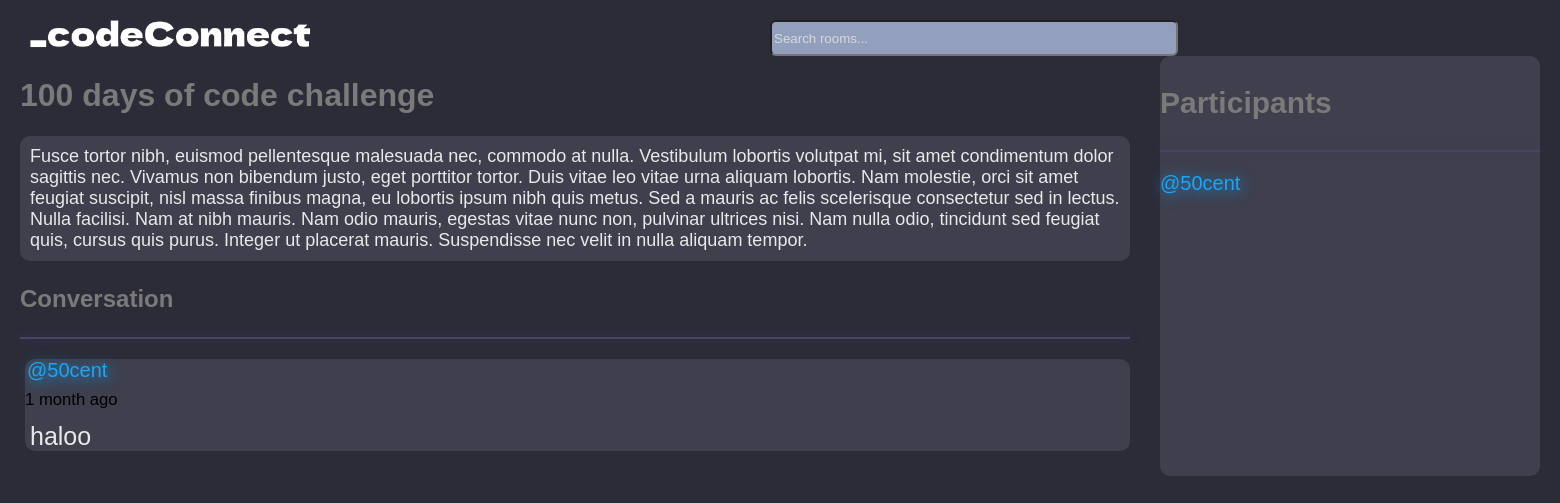
Page /room/2/ on the committed database.
### base/models.py (models this page shows, shortened)
class Room(models.Model):
    host = models.ForeignKey(User, on_delete=models.SET_NULL, null=True)
    topic = models.ForeignKey(Topic, on_delete=models.SET_NULL, null=True)
    name = models.CharField(max_length=200)
    description = models.TextField(null=True, blank=True)
    participants = models.ManyToManyField(User, related_name='participants', blank=True)
    updated = models.DateTimeField(auto_now=True)
    created = models.DateTimeField(auto_now_add=True)
    class Meta:
        ordering = ['-updated', '-created']

class Message(models.Model):
    user = models.ForeignKey(User, on_delete=models.CASCADE)
    room = models.ForeignKey(Room, on_delete=models.CASCADE)
    body = models.TextField()
    updated = models.DateTimeField(auto_now=True)
    created = models.DateTimeField(auto_now_add=True)
    class Meta:
        ordering = ['-updated', '-created']

### base/views.py (the view, shortened to what this page needs)
# urls.py: path('room/<str:pk>/', views.room, name="room"),
def room(request, pk):
    room = Room.objects.get(id=pk)
    room_messages = room.message_set.all().order_by('-created')
    participants = room.participants.all()
    context = {'room':room, 'room_messages':room_messages, 'participants':participants}
    return render(request, 'base/room.html', context)

### base/templates/base/room.html (shortened to what this page needs)
{% extends 'main.html' %}
{% block content %}
<div class="room-container">
<div>
<div class="top">
<h1>{{room.name}}</h1>
<p>{{room.description}}</p>
</div>
<div class="comment-wrapper">
    <h3>Conversation</h3>
    <hr>
    {% for message in room_messages %}
    <div class="message_1">
        <small><div class="user">@{{message.user}} </div> {{message.created|timesince}} ago</small>
        <p>{{message.body}}</p>
    </div>
    {% endfor %}
</div>
</div>
<div class="participants">
    <h3>Participants</h3>
    <hr>
    {% for user in participants %}
    <div class="users">
        <p>@{{user.username}}</p>
    </div>
    {% endfor %}
</div>
</div>
{% endblock %}

### static/css/style.css (style rules this page uses)
body { background-color: rgb(44, 44, 56); font-family: arial; margin: 20px; }
::placeholder { color: rgb(216, 216, 216); opacity: 1; }
.top h1 { color: rgb(122, 122, 122); }
.top p { color:rgb(233, 233, 233); background-color:rgb(63, 63, 77); border-radius: 10px; padding:10px; font-size: 18px; margin-right: 30px; }
.comment-wrapper h3 { color:rgb(122, 122, 122); font-size: 24px }
.message_1 { border: none; margin:5px; border-radius: 10px; background-color: rgb(63, 63, 77); font-size: 20px; margin-right: 30px; }
.message_1 p { margin-left: 5px; margin-top: 12px; font-size: 25px; color:rgb(233, 233, 233); }
.user { color: rgb(25, 166, 248); margin-left: 2px; text-shadow: 2px 2px 15px rgb(25, 166, 248); font-size: 20px; padding-bottom: 5px; }
.participants h3 { color:rgb(122, 122, 122); font-size: 30px }
.comment-wrapper hr { border:1px solid rgb(70, 70, 97); box-shadow: 0 0 10px rgba(59, 59, 170, 0.5); margin-bottom:20px; margin-right: 30px; }
.users { color: rgb(25, 166, 248); text-shadow: 2px 2px 15px rgb(25, 166, 248); font-size: 20px; }
.participants { background-color:rgb(63, 63, 77); border-radius: 10px; height: auto; }
.participants hr { border:1px solid rgb(70, 70, 97); box-shadow: 0 0 10px rgba(59, 59, 170, 0.5); }

### base/templates/base/room.html (style rules this page uses)
.room-container { display: grid; grid-template-columns: 3fr 1fr; }

### rows in the picture
Room: name "100 days of code challenge", description "Fusce tortor nibh, euismod pellentesque malesuada nec, commodo at nulla. Vestibulum lobortis volutpat mi, sit amet condimentum dolor sagittis nec. Vivamus non bibendum justo, eget porttitor tortor. Duis vitae leo vitae urna aliquam lobortis. Nam molestie, orci sit amet feugiat suscipit, nisl massa finibus magna, eu lobortis ipsum nibh quis metus. Sed a mauris ac felis scelerisque consectetur sed in lectus. Nulla facilisi. Nam at nibh mauris. Nam odio mauris, egestas vitae nunc non, pulvinar ultrices nisi. Nam nulla odio, tincidunt sed feugiat quis, cursus quis purus. Integer ut placerat mauris. Suspendisse nec velit in nulla aliquam tempor."
Message: user "50cent", created "1 month", body "haloo"

### other values in the picture
{{ user.username }} "50cent"
